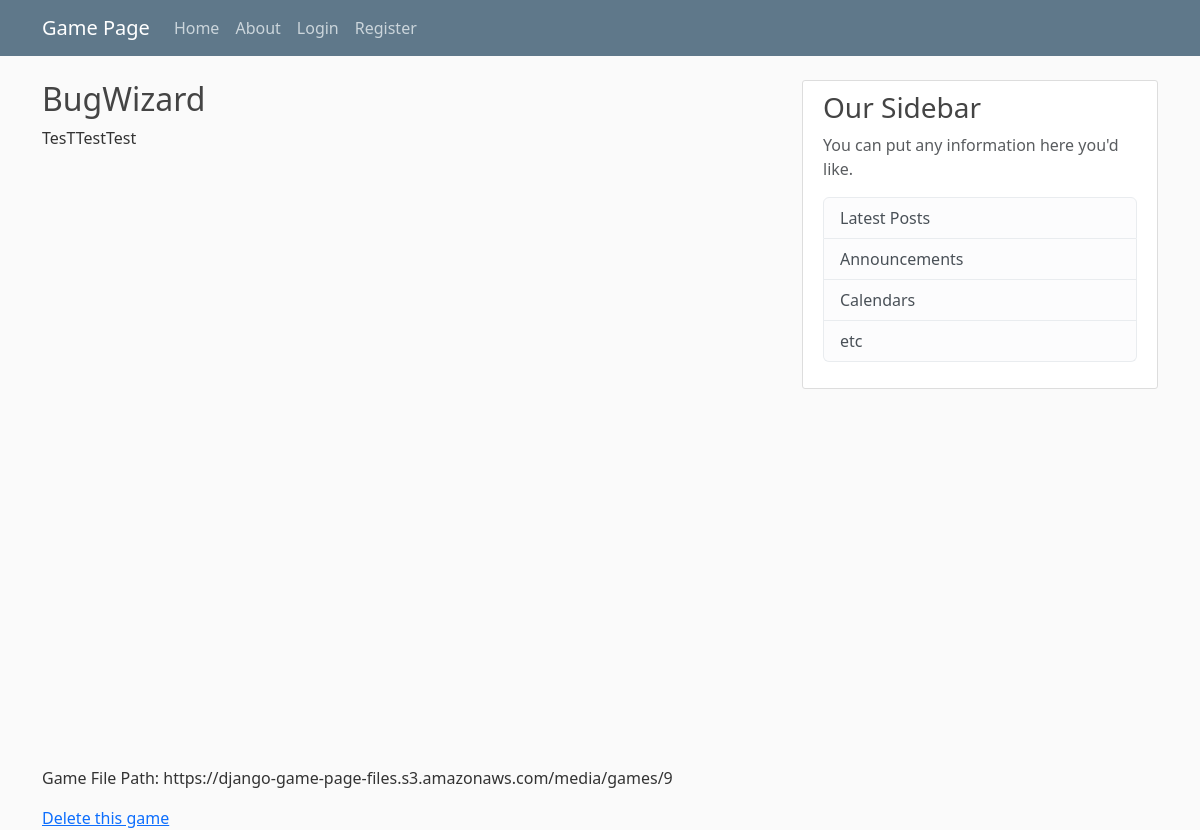
The app's page /game-page/f-files/games/9/ with its own data.
### game_f_files/models.py (models this page shows, shortened)
class Game(models.Model):
    name = models.CharField(max_length=100)
    description = models.TextField()
    game_file = models.FileField(upload_to='games/')  # Upload zip file containing the game
    unzipped_location = models.CharField(max_length=255, blank=True, null=True)

### game_f_files/views.py (the view)
# urls.py: path('games/<int:pk>/', views.game_detail, name='game_detail'),
def game_detail(request, pk):
    game = get_object_or_404(Game, pk=pk)
    print(f"Game ID: {game.id}")
    print(f"Game Name: {game.name}")
    print(f"Game Description: {game.description}")
    print(f"Game File: {game.game_file}")
    print(game.game_file)
    return render(request, 'game_files/game_detail.html', {'game': game})

### game_f_files/templates/game_files/game_detail.html (shortened to what this page needs)
{% extends "game_page/base.html" %}
{% load static %}
{% load crispy_forms_tags %}
{% block content %}
<h2>{{ game.name }}</h2>
<p>{{ game.description }}</p>
<div id="game-container" game-url="{{ game.unzipped_location }}" style="width: 800px; height: 600px;"></div>
<p>Game File Path: {{ game.unzipped_location }}</p>
<a href="{% url 'delete-game' game.id %}">Delete this game</a>
{% endblock %}

### game_page/static/game_page/main.css (style rules this page uses)
body { background: #fafafa; color: #333333; margin-top: 5rem; }
h1, h2, h3, h4, h5, h6 { color: #444444; }

### records on screen
Game: name "BugWizard", description "TesTTestTest", unzipped_location "https://django-game-page-files.s3.amazonaws.com/media/games/9"
